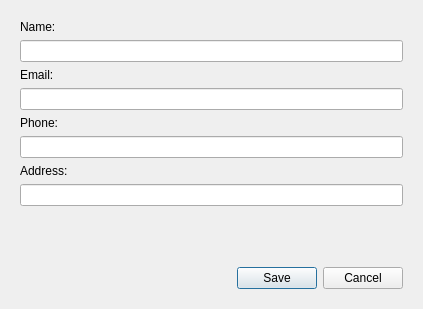
<?xml version="1.0" encoding="UTF-8"?>
<ui version="4.0">
 <class>SupplierDialog</class>
 <widget class="QDialog" name="SupplierDialog">
  <property name="geometry">
   <rect>
    <x>0</x>
    <y>0</y>
    <width>423</width>
    <height>309</height>
   </rect>
  </property>
  <property name="windowTitle">
   <string>Dialog</string>
  </property>
  <layout class="QVBoxLayout" name="verticalLayout">
   <item>
    <widget class="QWidget" name="widget_2" native="true">
     <layout class="QVBoxLayout" name="verticalLayout_2">
      <item>
       <widget class="QLabel" name="nameLabel">
        <property name="text">
         <string>Name:</string>
        </property>
       </widget>
      </item>
      <item>
       <widget class="QLineEdit" name="name">
        <property name="maxLength">
         <number>45</number>
        </property>
        <property name="clearButtonEnabled">
         <bool>true</bool>
        </property>
       </widget>
      </item>
      <item>
       <widget class="QLabel" name="emailLabel">
        <property name="text">
         <string>Email:</string>
        </property>
       </widget>
      </item>
      <item>
       <widget class="QLineEdit" name="email">
        <property name="maxLength">
         <number>45</number>
        </property>
        <property name="clearButtonEnabled">
         <bool>true</bool>
        </property>
       </widget>
      </item>
      <item>
       <widget class="QLabel" name="phoneLabel">
        <property name="text">
         <string>Phone:</string>
        </property>
       </widget>
      </item>
      <item>
       <widget class="QLineEdit" name="phone">
        <property name="maxLength">
         <number>45</number>
        </property>
        <property name="clearButtonEnabled">
         <bool>true</bool>
        </property>
       </widget>
      </item>
      <item>
       <widget class="QLabel" name="addressLabel">
        <property name="text">
         <string>Address:</string>
        </property>
       </widget>
      </item>
      <item>
       <widget class="QLineEdit" name="address">
        <property name="maxLength">
         <number>45</number>
        </property>
        <property name="clearButtonEnabled">
         <bool>true</bool>
        </property>
       </widget>
      </item>
      <item>
       <spacer name="verticalSpacer">
        <property name="orientation">
         <enum>Qt::Vertical</enum>
        </property>
        <property name="sizeHint" stdset="0">
         <size>
          <width>20</width>
          <height>40</height>
         </size>
        </property>
       </spacer>
      </item>
     </layout>
    </widget>
   </item>
   <item>
    <widget class="QWidget" name="bottom" native="true">
     <property name="sizePolicy">
      <sizepolicy hsizetype="Preferred" vsizetype="Fixed">
       <horstretch>0</horstretch>
       <verstretch>0</verstretch>
      </sizepolicy>
     </property>
     <layout class="QHBoxLayout" name="horizontalLayout">
      <item>
       <spacer name="horizontalSpacer">
        <property name="orientation">
         <enum>Qt::Horizontal</enum>
        </property>
        <property name="sizeHint" stdset="0">
         <size>
          <width>215</width>
          <height>20</height>
         </size>
        </property>
       </spacer>
      </item>
      <item>
       <widget class="QDialogButtonBox" name="buttonBox">
        <property name="standardButtons">
         <set>QDialogButtonBox::Cancel|QDialogButtonBox::Save</set>
        </property>
       </widget>
      </item>
     </layout>
    </widget>
   </item>
  </layout>
 </widget>
 <resources/>
 <connections>
  <connection>
   <sender>buttonBox</sender>
   <signal>rejected()</signal>
   <receiver>SupplierDialog</receiver>
   <slot>reject()</slot>
   <hints>
    <hint type="sourcelabel">
     <x>458</x>
     <y>339</y>
    </hint>
    <hint type="destinationlabel">
     <x>6</x>
     <y>173</y>
    </hint>
   </hints>
  </connection>
 </connections>
</ui>
